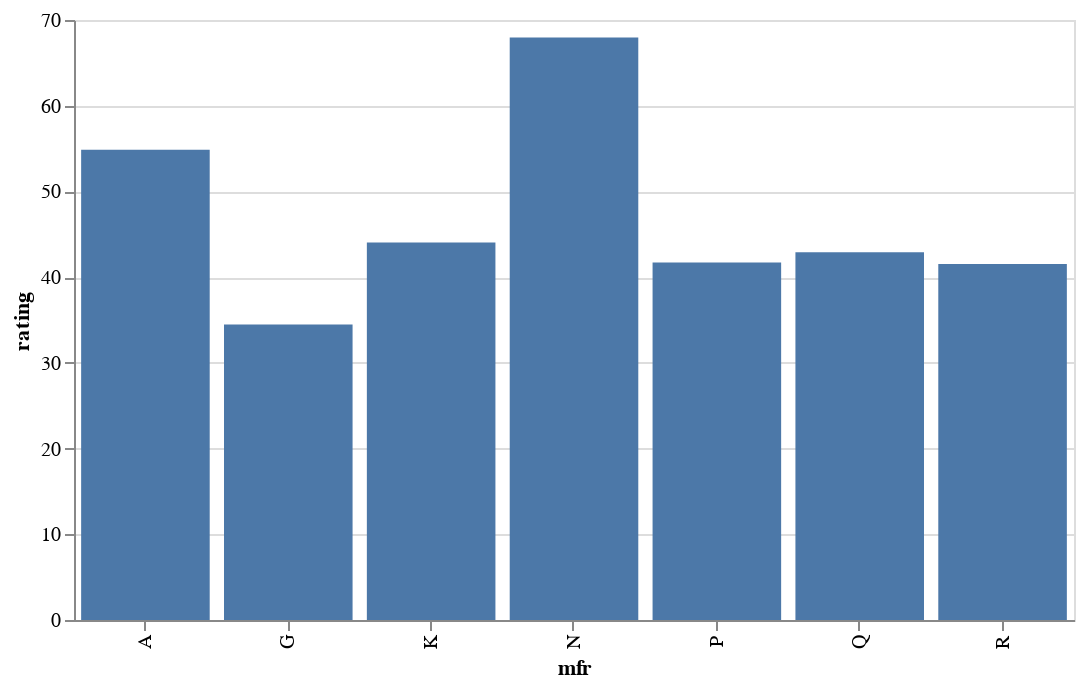

The code cell stored with this chart in its notebook:
### Markdown cell above
Since our function returns a tuple, we can obtain the plot by selecting the first element of the output.

This can be quite confusing. We would recommend separating the code into two functions and can have each one return a single object.

It’s best to think of programming functions in the same way as mathematical functions where most times, mathematical functions return a single value.

### Code cell
another_bad_idea[0]

### Figure 1 — Vega-Lite specification as saved in the notebook (floating-point values rounded to 4 significant figures)
{"config": {"view": {"continuousWidth": 400, "continuousHeight": 300}}, "data": {"name": "data-6af1f88bf12af19ba3f52cfed6ac4c53"}, "mark": "bar", "encoding": {"x": {"type": "nominal", "field": "mfr"}, "y": {"type": "quantitative", "field": "rating"}}, "height": 300, "width": 500, "$schema": "https://vega.github.io/schema/vega-lite/v4.8.1.json", "datasets": {"data-6af1f88bf12af19ba3f52cfed6ac4c53": [{"mfr": "A", "calories": 100.0, "protein": 4.0, "fat": 1.0, "sodium": 0.0, "fiber": 0.0, "carbo": 16.0, "sugars": 3.0, "potass": 95.0, "vitamins": 25.0, "shelf": 2.0, "weight": 1.0, "cups": 1.0, "rating": 54.85}, {"mfr": "G", "calories": 111.4, "protein": 2.318, "fat": 1.364, "sodium": 200.5, "fiber": 1.273, "carbo": 14.73, "sugars": 7.955, "potass": 85.23, "vitamins": 35.23, "shelf": 2.136, "weight": 1.049, "cups": 0.875, "rating": 34.49}, {"mfr": "K", "calories": 108.7, "protein": 2.652, "fat": 0.6087, "sodium": 174.8, "fiber": 2.739, "carbo": 15.13, "sugars": 7.565, "potass": 103.0, "vitamins": 34.78, "shelf": 2.348, "weight": 1.078, "cups": 0.7961, "rating": 44.04}, {"mfr": "N", "calories": 86.67, "protein": 2.833, "fat": 0.1667, "sodium": 37.5, "fiber": 4.0, "carbo": 16.0, "sugars": 1.833, "potass": 121.0, "vitamins": 8.333, "shelf": 1.667, "weight": 0.9717, "cups": 0.7783, "rating": 67.97}, {"mfr": "P", "calories": 108.9, "protein": 2.444, "fat": 0.8889, "sodium": 146.1, "fiber": 2.778, "carbo": 13.22, "sugars": 8.778, "potass": 113.9, "vitamins": 25.0, "shelf": 2.444, "weight": 1.064, "cups": 0.7144, "rating": 41.71}, {"mfr": "Q", "calories": 95.0, "protein": 2.625, "fat": 1.75, "sodium": 92.5, "fiber": 1.337, "carbo": 10.25, "sugars": 5.5, "potass": 74.38, "vitamins": 12.5, "shelf": 2.375, "weight": 0.875, "cups": 0.8237, "rating": 42.92}, {"mfr": "R", "calories": 115.0, "protein": 2.5, "fat": 1.25, "sodium": 198.1, "fiber": 1.875, "carbo": 17.62, "sugars": 6.125, "potass": 89.5, "vitamins": 25.0, "shelf": 2.0, "weight": 1.0, "cups": 0.8712, "rating": 41.54}]}}
